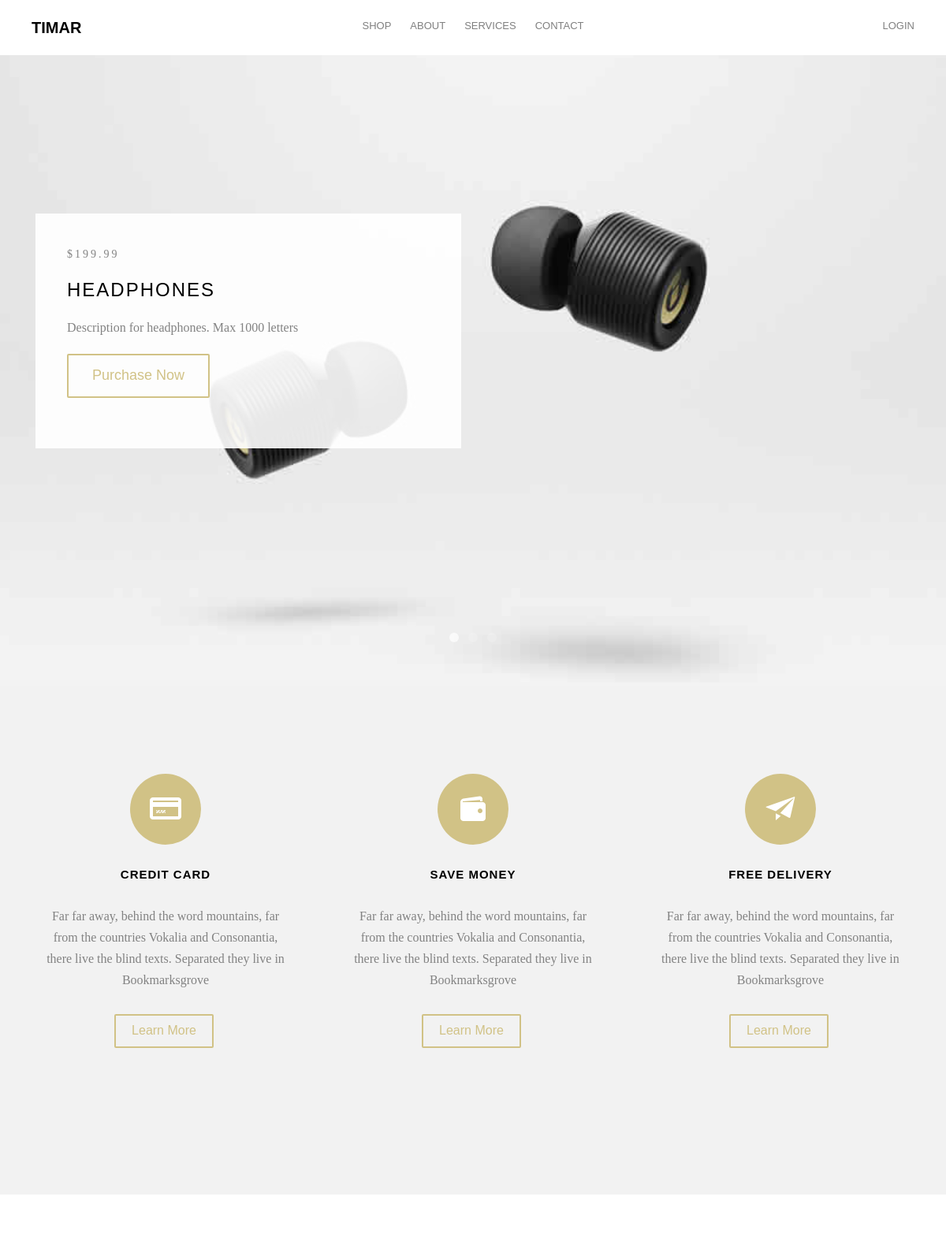
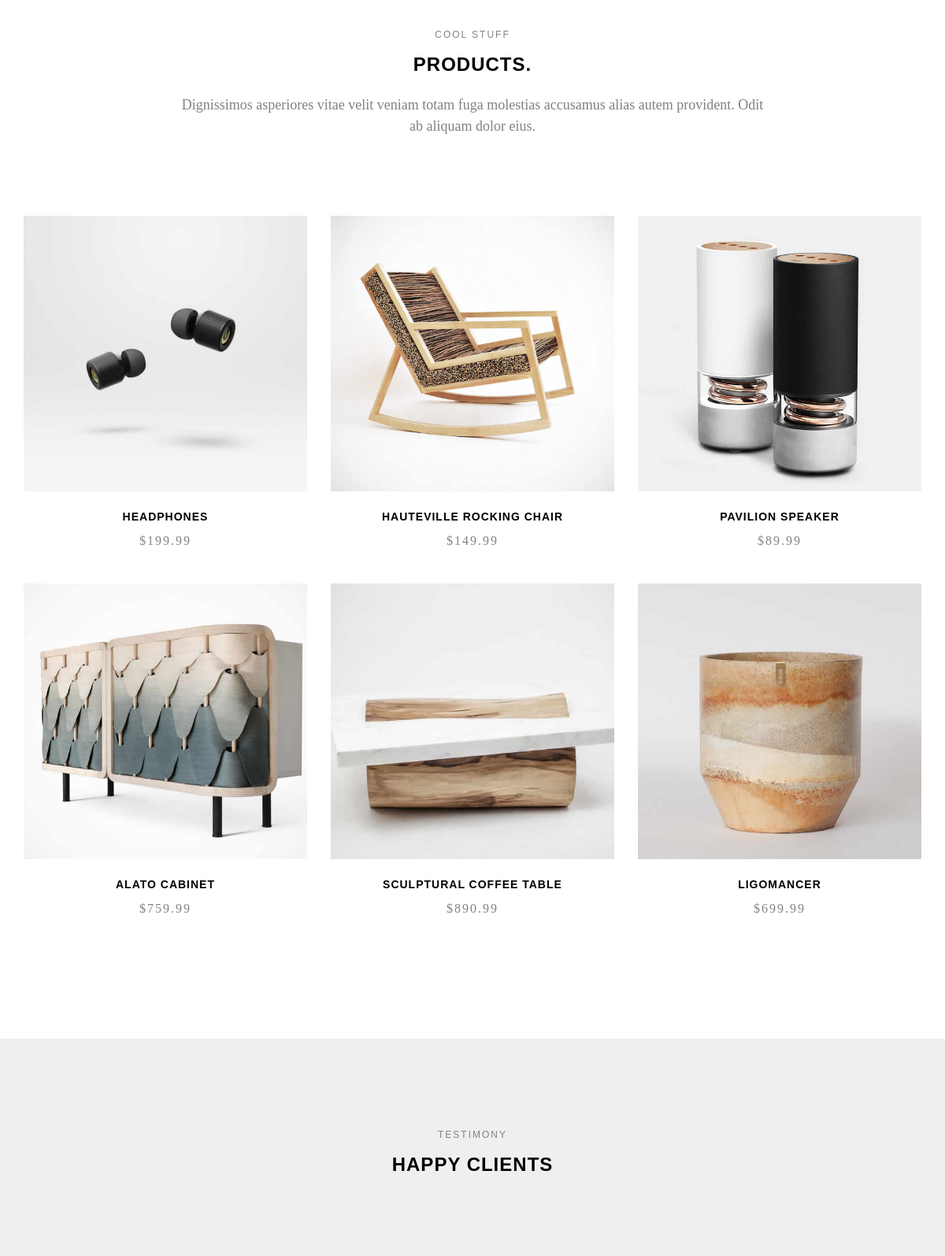
The page / (upper part) on the database its author committed (2 pictures, top to bottom).
### Main/models.py (models this page shows, shortened)
class Product(models.Model):
    title = models.CharField(max_length=50)
    price = models.DecimalField(max_digits=7, decimal_places=2)
    text = models.TextField(max_length=1000)
    image = models.ImageField(null=True, blank=True)
    @property
    def imageURL(self):
        try:
            url = self.image.url
        except:
            url = ''
        return url

### Main/views.py (the view)
# urls.py: path('',views.home,name='home'),
def home(request):
    products = Product.objects.all()[:3]
    products_main = Product.objects.all()
    if request.user.is_authenticated:
        cart_objects = Cart.objects.filter(user_id=request.user)
        quantity_objects = len(cart_objects)
        context = {
        'preview_objects':products,
        'products':products_main,
        'quant':quantity_objects,
        }
    else:
        context = {
        'preview_objects':products,
        'products':products_main,
        }
    return render(request,'Main/index.html',context)

### templates/Main/index.html (shortened to what this page needs)
{% extends 'Main/base.html' %}
{% load static %}
	{% block body %}
	<div id="page">
		<nav class="fh5co-nav" role="navigation">
			<div class="container">
				<div class="row">
					<div class="col-md-3 col-xs-2">
						<div id="fh5co-logo"><a href="{% url 'home' %}">Timar</a></div>
					</div>
					<div class="col-md-6 col-xs-6 text-center menu-1">
						<ul>
							<li class="has-dropdown">
								<a href="{% url 'product' %}">Shop</a>
							</li>
							<li><a href="{% url 'about' %}">About</a></li>
							<li class="has-dropdown">
								<a href="{% url 'service' %}">Services</a>
							</li>
							<li><a href="{% url 'contact' %}">Contact</a></li>
						</ul>
					</div>
					<div class="col-md-3 col-xs-4 text-right hidden-xs menu-2">
						<ul>
							{% if user.is_authenticated %}
							<li class="shopping-cart"><a href="{% url 'cart' %}"  class="cart"><span><small>{{ quant }}</small><i class="icon-shopping-cart"></i></span></a></li>
							<li><a href="{% url 'account' user.id %}">Hello, {{user.username}}</a>|<a href="{% url 'lout' %}">Logout</a></li>
							{% else %}
							<li><a href="{% url 'lin' %}" >Login</a></li>
							{% endif %}
						</ul>
					</div>
				</div>
			</div>
		</nav>
	<aside id="fh5co-hero" class="js-fullheight">
		<div class="flexslider js-fullheight">
			<ul class="slides">
				{% for p in preview_objects %}
		   	<li style="background-image: url({{p.imageURL}});">
		   		<div class="container">
		   			<div class="col-md-6 col-md-offset-3 col-md-pull-3 js-fullheight slider-text">
		   				<div class="slider-text-inner">
		   					<div class="desc">
		   						<span class="price">${{p.price}}</span>
		   						<h2>{{p.title}}</h2>
		   						<p>{{ p.text }}</p>
			   					<p><a href="{% url 'single' p.id %}" class="btn btn-primary btn-outline btn-lg">Purchase Now</a></p>
		   					</div>
		   				</div>
		   			</div>
		   		</div>
		   	</li>
			{% endfor %}
		  	</ul>
	  	</div>
	</aside>
	<div id="fh5co-services" class="fh5co-bg-section">
		<div class="container">
			<div class="row">
				<div class="col-md-4 col-sm-4 text-center">
					<div class="feature-center animate-box" data-animate-effect="fadeIn">
						<span class="icon">
							<i class="icon-credit-card"></i>
						</span>
						<h3>Credit Card</h3>
						<p>Far far away, behind the word mountains, far from the countries Vokalia and Consonantia, there live the blind texts. Separated they live in Bookmarksgrove</p>
						<p><a href="#" class="btn btn-primary btn-outline">Learn More</a></p>
					</div>
				</div>
				<div class="col-md-4 col-sm-4 text-center">
					<div class="feature-center animate-box" data-animate-effect="fadeIn">
						<span class="icon">
							<i class="icon-wallet"></i>
						</span>
						<h3>Save Money</h3>
						<p>Far far away, behind the word mountains, far from the countries Vokalia and Consonantia, there live the blind texts. Separated they live in Bookmarksgrove</p>
						<p><a href="#" class="btn btn-primary btn-outline">Learn More</a></p>
					</div>
				</div>
				<div class="col-md-4 col-sm-4 text-center">
					<div class="feature-center animate-box" data-animate-effect="fadeIn">
						<span class="icon">
							<i class="icon-paper-plane"></i>
						</span>
						<h3>Free Delivery</h3>
						<p>Far far away, behind the word mountains, far from the countries Vokalia and Consonantia, there live the blind texts. Separated they live in Bookmarksgrove</p>
						<p><a href="#" class="btn btn-primary btn-outline">Learn More</a></p>
					</div>
				</div>
			</div>
		</div>
	</div>
	<div id="fh5co-product">
		<div class="container">
			<div class="row animate-box">
				<div class="col-md-8 col-md-offset-2 text-center fh5co-heading">
					<span>Cool Stuff</span>
					<h2>Products.</h2>
					<p>Dignissimos asperiores vitae velit veniam totam fuga molestias accusamus alias autem provident. Odit ab aliquam dolor eius.</p>
				</div>
			</div>
			<div class="row">
				{% for product in products %}
				<div class="col-md-4 text-center animate-box">
					<div class="product">
						<div class="product-grid" style="background-image:url({{ product.imageURL }});">
						</div>
						<div class="desc">
							<h3><a href="{% url 'single' product.id %}">{{ product.title }}</a></h3>
							<span class="price">${{ product.price}}</span>
						</div>
					</div>
				</div>
				{% endfor %}
			</div>
		</div>
	</div>
	<div id="fh5co-testimonial" class="fh5co-bg-section">
		<div class="container">
			<div class="row animate-box">
				<div class="col-md-8 col-md-offset-2 text-center fh5co-heading">
					<span>Testimony</span>
					<h2>Happy Clients</h2>
				</div>
			</div>
		</div>
	</div>
	</div>
{% endblock %}

### static/Main/css/icomoon.css (style rules this page uses)
[class^="icon-"], [class*=" icon-"] { font-family: 'icomoon' !important; font-style: normal; font-weight: normal; font-variant: normal; text-transform: none; line-height: 1; -webkit-font-smoothing: antialiased; -moz-osx-font-smoothing: grayscale; }
.icon-credit-card:before { content: "\e98b"; }
.icon-paper-plane:before { content: "\e9f2"; }
.icon-wallet:before { content: "\ea3c"; }

### rows shown on the page
Product: imageURL (picture), price "199.99", title "HEADPHONES", text "Description for headphones. Max 1000 letters"
Product: imageURL (picture), title "HAUTEVILLE ROCKING CHAIR", price "149.99"
Product: imageURL (picture), title "PAVILION SPEAKER", price "89.99"
Product: imageURL (picture), title "ALATO CABINET", price "759.99"
Product: imageURL (picture), title "SCULPTURAL COFFEE TABLE", price "890.99"
Product: imageURL (picture), title "LIGOMANCER", price "699.99"
